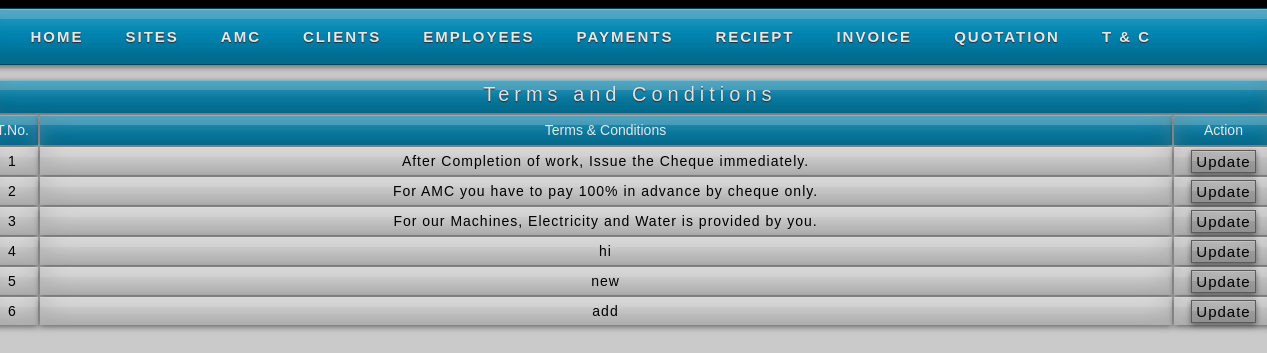
/term.php, run on an earlier commit of the app's database.
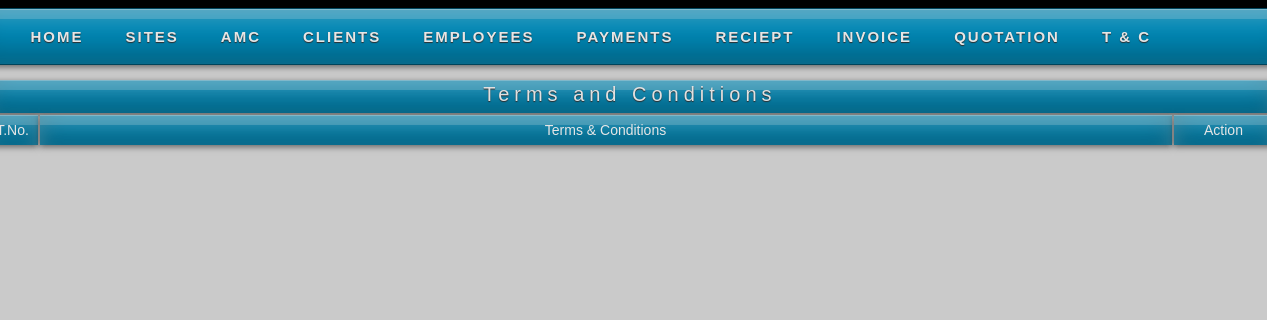
And on a later commit of the database.
### tables this page shows
CREATE TABLE IF NOT EXISTS `terms` (
  `t_id` int(11) NOT NULL AUTO_INCREMENT,
  `t_term` varchar(200) NOT NULL,
  PRIMARY KEY (`t_id`)
);

### term.php (the view, shortened to what this page needs)
<?php
	$e_qry_f="select * from terms";
	$e_res_f=mysql_query($e_qry_f);
?>
<html>
<head>
<link rel="stylesheet" href="styles.css" type="text/css" />
<link rel="stylesheet" href="styles2.css" type="text/css" />
</head>
<body>
<div id="container">
    <div id="sub-header">
    <?php
	include("header.php");
	?>
<br />
		<div class="quotation"><center>Terms and Conditions</center></div>
        <div>
        <table class="emp_tab">
        <tr class="menu_header">
        <td width="50">T.No.</td>
        <td>Terms & Conditions</td>
        <td width="100">Action</td>
        </tr>
        <?php
		while($e_row=mysql_fetch_array($e_res_f))
		{
        echo "<tr class='pagi'>";
        echo "<td width='50'>";
		echo $e_row[0];
		echo "</td>";
        echo "<td>";
		echo $e_row[1];
		echo "</td>";
        echo "<td width='100' class='print'>";
		echo "<a href='updateterm.php?e_id2=$e_row[0]'>Update</a>";
		echo "</td>";
		echo "</tr>";
		}
		?>
        </table>
        </div>
    </div>
    </div>
</body>
</html>

What changed in the data, as far as the page shows it:
removed terms: t_id "1", t_term "After Completion of work, Issue the Cheque immediately."
removed terms: t_id "2", t_term "For AMC you have to pay 100% in advance by cheque only."
removed terms: t_id "3", t_term "For our Machines, Electricity and Water is provided by you."
removed terms: t_id "4", t_term "hi"
removed terms: t_id "5", t_term "new"
removed terms: t_id "6", t_term "add"
